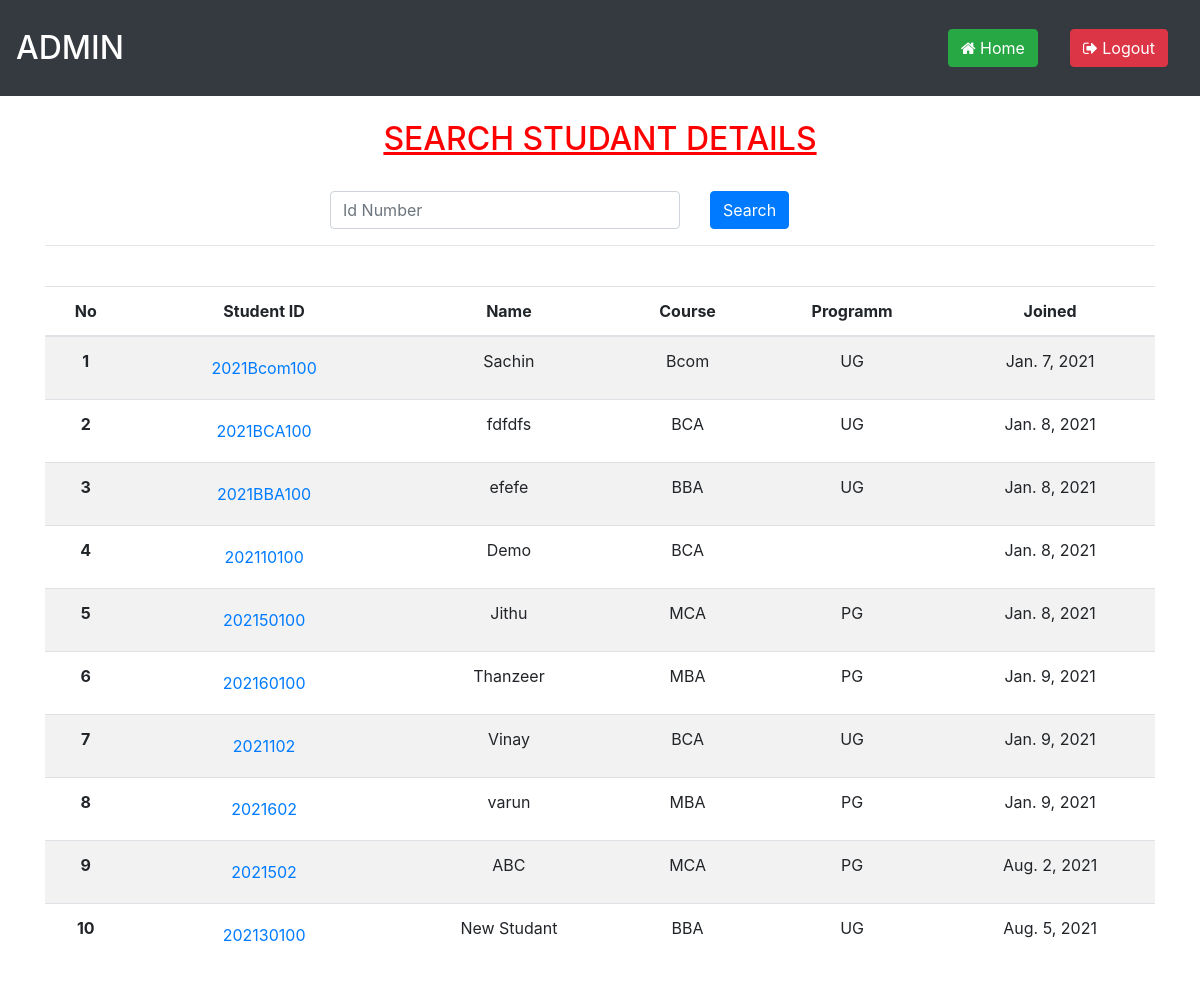
The page /Admin_Home/Search_Studant (signed in) on the database its author committed.
### User/models.py (models this page shows)
class Academic(models.Model):
    Stud_Id = models.ForeignKey(Student,on_delete=models.CASCADE)
    Qualification = models.CharField(max_length=70)
    Percentage = models.CharField(max_length=10)
    Course = models.CharField(max_length=10)
    Program = models.CharField(max_length=10)
    Created = models.DateField(auto_now=True)
    Qual_Doc=models.FileField(upload_to='Qualification Document')
    Std_Image=models.ImageField(upload_to='Candidates/')

class Student(models.Model):
    Stud_Id=models.TextField(primary_key=True)
    Email = models.ForeignKey(User,on_delete=models.CASCADE)
    Name = models.CharField(max_length=70,null=True)
    DOB = models.DateField(null=True)
    Gender = models.CharField(max_length=10)
    Country = models.CharField(max_length=20,null=True)
    Addr_1 = models.CharField(max_length=70,null=True)
    Addr_2 = models.CharField(max_length=70,null=True)
    Addr_3 = models.CharField(max_length=70,null=True)
    Pincode = models.CharField(max_length=10,null=True)
    Mobile = models.CharField(max_length=15,null=True)
    image = models.ImageField(default='default.png',upload_to='Profile Pics',null=True)

### Admin/views.py (the view)
# urls.py: path('Search_Studant',views.Search_Studant,name='Search_Studant'),
@login_required(login_url='/Login')
def Search_Studant(request):
    if request.method == "POST":
        val = request.POST['Id_num']
        try:
            data = Academic.objects.get(Stud_Id=val)
        except:
            data = None
        if data is not None:
            data = Academic.objects.filter(Stud_Id=val)
            return render(request,'Admin/Search_Studant.html',{'data':data})
        else:
            messages.success(request,'Current Password Is Incorrect!')
            data = Academic.objects.all()
            return render(request,'Admin/Search_Studant.html',{'data':data})
    else:
        data = Academic.objects.all()
        return render(request,'Admin/Search_Studant.html',{'data':data})

### Templates/Admin/Search_Studant.html (shortened to what this page needs)
{% extends 'Admin/Base_Admin.html' %}
{% load static %}
{% block content %}
  <br>
  <center><span style="color:red"><h2><u>SEARCH STUDANT DETAILS</u></h2></span></center>
  <br>
  <div class="container">
    <form action="{% url 'Search_Studant' %}" method="POST">
    <div class="row">
      <div class="col-3"></div>
      <div class="col-4">
        <input class="form-control mr-sm-2" name="Id_num" type="text" placeholder="Id Number" required>
      </div>
      <div class="col-2">
        <button type="submit" class="btn btn-primary btn-md" >Search</button>
      </div>
    </div>
  </form>
    <hr>
    <div class="row">
        <div class="col-12">
    <br>
    <table class="table table-striped">
        <thead>
          <tr>
            <th scope="col"><center>No</center></th>
            <th scope="col"><center>Student ID</center></th>
            <th scope="col"><center>Name</center></th>
            <th scope="col"><center>Course</center></th>
            <th scope="col"><center>Programm</center></th>
            <th scope="col"><center>Joined</center></th>
          </tr>
        </thead>
        <tbody>
          {% for data in data %}
          <tr>
            <th scope="row"><center>{{ forloop.counter }}</center></th>
             <form method="GET" action="{% url 'Edit_Studant'   %}">
            <td><center><button type="submit" class="btn btn-link btn-md" >{{ data.Stud_Id.Stud_Id }}</button></center></td>
            </form>
            <td><center>{{ data.Stud_Id.Name }}</center></td>
            <td><center>{{ data.Course }}</center></td>
            <td><center>{{ data.Program }}</center></td>
            <td><center>{{ data.Created }}</center></td>
        </tr>
        {% endfor %}
        </tbody>
      </table>
    </div>
    </div>
    </div>
<br>
<br>
{% endblock %}

### Templates/Admin/Base_Admin.html (style rules this page uses)
html { scroll-behavior: smooth; }
h2 { color: green; }

### rows shown on the page
Academic: Stud_Id.Stud_Id "2021Bcom100", Stud_Id.Name "Sachin", Course "Bcom", Program "UG", Created "Jan. 7, 2021"
Academic: Stud_Id.Stud_Id "2021BCA100", Stud_Id.Name "fdfdfs", Course "BCA", Program "UG", Created "Jan. 8, 2021"
Academic: Stud_Id.Stud_Id "2021BBA100", Stud_Id.Name "efefe", Course "BBA", Program "UG", Created "Jan. 8, 2021"
Academic: Stud_Id.Stud_Id "202110100", Stud_Id.Name "Demo", Course "BCA", Created "Jan. 8, 2021"
Academic: Stud_Id.Stud_Id "202150100", Stud_Id.Name "Jithu", Course "MCA", Program "PG", Created "Jan. 8, 2021"
Academic: Stud_Id.Stud_Id "202160100", Stud_Id.Name "Thanzeer", Course "MBA", Program "PG", Created "Jan. 9, 2021"
Academic: Stud_Id.Stud_Id "2021102", Stud_Id.Name "Vinay", Course "BCA", Program "UG", Created "Jan. 9, 2021"
Academic: Stud_Id.Stud_Id "2021602", Stud_Id.Name "varun", Course "MBA", Program "PG", Created "Jan. 9, 2021"
Academic: Stud_Id.Stud_Id "2021502", Stud_Id.Name "ABC", Course "MCA", Program "PG", Created "Aug. 2, 2021"
Academic: Stud_Id.Stud_Id "202130100", Stud_Id.Name "New Studant", Course "BBA", Program "UG", Created "Aug. 5, 2021"
